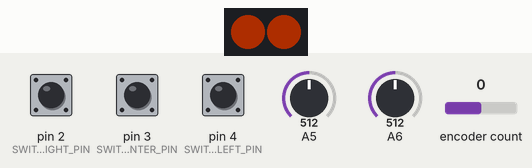
Recording of a sketch running on a simulated Arduino Nano, built with avr-gcc and run on an emulated ATmega328P. Shown: 2 RGB LEDs in strip order, left to right. Inputs (shaded band) come from the test bench; at power-on: pin 2 (SWITCH_RIGHT_PIN) LOW, pin 4 (SWITCH_LEFT_PIN) LOW, pin 3 (SWITCH_CENTER_PIN) LOW, A5 = 512, A6 = 512, encoder count 0. Dim RGB values are drawn brighter than linear; the strip is taken to match the declared colour order.

Above: at 1.2 s.
1.3 s: pin 2 (SWITCH_RIGHT_PIN) pulled HIGH for 1 s
At 2.45 s:
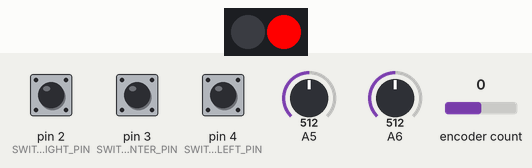
4.3 s: pin 4 (SWITCH_LEFT_PIN) pulled HIGH for 1 s
At 5.8 s:
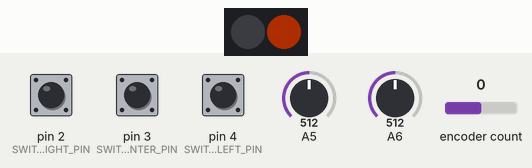
6.9 s: pin 2 (SWITCH_RIGHT_PIN) pulled HIGH for 3.2 s
At 8.3 s:
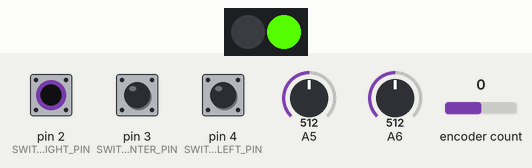
12.9 s: pin 3 (SWITCH_CENTER_PIN) pulled HIGH for 1 s
At 14.6 s:
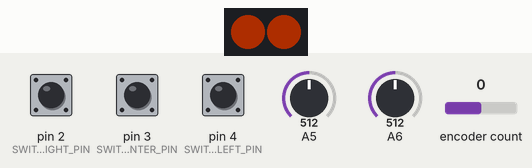
15.5 s: pin 4 (SWITCH_LEFT_PIN) pulled HIGH for 0.15 s
At 16.4 s:
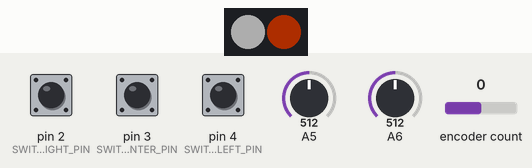
17.2 s: pin 3 (SWITCH_CENTER_PIN) pulled HIGH for 0.15 s
At 17.9 s:
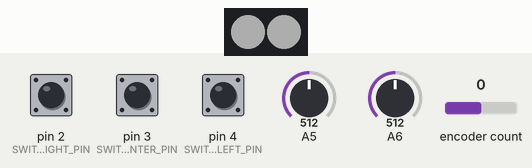
Timing chart, 0 to 19.9 s (numbered marks = the images above; inputs shaded):
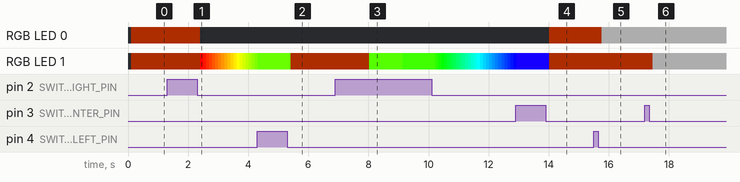

The sketch:

LED_Blade.ino
```cpp
#include <Adafruit_NeoPixel.h>
#include <Encoder.h>
#include "color.h"

#define LED_PIN           1
#define LED_NUM           2

#define SWITCH_LEFT_PIN   4
#define SWITCH_CENTER_PIN 3
#define SWITCH_RIGHT_PIN  2
#define NO_PUSH           0
#define SHORT_PUSH        1
#define LONG_PUSH         2

#define PIN_ENC_A         7
#define PIN_ENC_B         8

#define MODE_NORMAL       0
#define MODE_SHAKE        1
#define MODE_RYOURAN      2
#define MODE_CHANGE_THRESH  100

#define GYRO_THRESH       1000

//スイッチ用変数
unsigned short int mode = MODE_NORMAL;
unsigned short int left_switch_state = NO_PUSH;
unsigned short int center_switch_state = NO_PUSH;
unsigned short int right_switch_state = NO_PUSH;
short int color_main_index = 0;
short int color_sub_index = 0;

//ジャイロセンサ用変数
float GYRO_SENS = 0.67;//[mV/deg/s]
float GYRO_OFFSET = 1.44;//[V]
float gyro1 = 0.0;
float gyro2 = 0.0;

//エンコーダ用変数
volatile long oldPosition  = 0;
volatile long newPosition  = 0;
short int brightness = 50;

//繚乱モードのインターバル
short int interval = 100;

//エンコーダクラス
Encoder myEnc(PIN_ENC_A, PIN_ENC_B);

//マイコンLEDクラス
Adafruit_NeoPixel LED_Pixel = Adafruit_NeoPixel(LED_NUM,
                                                LED_PIN,
                                                NEO_RGB+NEO_KHZ800);
//LEDカラーライブラリクラス
COLORS colors;

//色のクラス
HSV HSV_Val;
RGB RGB_Val;

void setup() {
  // put your setup code here, to run once:
  Serial.begin(9600);

  pinMode(SWITCH_LEFT_PIN, INPUT);
  pinMode(SWITCH_CENTER_PIN, INPUT);
  pinMode(SWITCH_RIGHT_PIN, INPUT);

  HSV_Val.h=0;
  HSV_Val.s=1;
  HSV_Val.v=1;

  RGB_Val.r = 0;
  RGB_Val.g = 0;
  RGB_Val.b = 0;

  LED_Pixel.begin();
}

void loop() {
  // put your main code here, to run repeatedly:

  //左スイッチの押下時間のチェック
  if (digitalRead(SWITCH_LEFT_PIN)){
    left_switch_state = check_push_time(SWITCH_LEFT_PIN);
  }else{
    left_switch_state = NO_PUSH;
  }

  //センタースイッチの押下時間のチェック
  if (digitalRead(SWITCH_CENTER_PIN)){
    center_switch_state = check_push_time(SWITCH_CENTER_PIN);
  }else{
    center_switch_state = NO_PUSH;
  }

  //右スイッチの押下時間のチェック
  if (digitalRead(SWITCH_RIGHT_PIN)){
    right_switch_state = check_push_time(SWITCH_RIGHT_PIN);
  }else{
    right_switch_state = NO_PUSH;
  }

  //モードチェンジのチェック
  if (left_switch_state == LONG_PUSH){
    mode = MODE_SHAKE;
  }else if(right_switch_state == LONG_PUSH){
    mode = MODE_RYOURAN;
  }else if(center_switch_state == LONG_PUSH){
    mode = MODE_NORMAL;
  }else{
    //何もしない
  }

  //モードごとの対応
  if(mode == MODE_NORMAL){
    if (left_switch_state == SHORT_PUSH){
      color_sub_index = color_sub_index - 1;
    }else if (right_switch_state == SHORT_PUSH){
      color_sub_index = color_sub_index + 1;
    }else if (center_switch_state == SHORT_PUSH){
      color_main_index = color_sub_index;
    }else{
      //何もしない
    }

    //オーバーフロー防止
    if (color_sub_index < 0){
      color_sub_index = COLOR_NUM - 1;
    }

    if (color_sub_index >= COLOR_NUM){
      color_sub_index = 0;
    }

    //LEDの明るさを調整
    brightness = calc_bright_from_enc(brightness);
    //Serial.println(brightness);
    LED_Pixel.setBrightness(brightness);

    //LEDの色のセット
    LED_Pixel.setPixelColor(0,
                            colors.red[color_sub_index],
                            colors.green[color_sub_index],
                            colors.blue[color_sub_index]);//アドレス、GRBの順

    LED_Pixel.setPixelColor(1,
                            colors.red[color_main_index],
                            colors.green[color_main_index],
                            colors.blue[color_main_index]);//アドレス、GRBの順

    delay(100);

  }else if(mode == MODE_SHAKE){
    //ジャイロセンサの取得値が閾値を超えていたら、色を変える
    //Serial.println("Mode Gyro");

    //AD変換は3.3Vを1024分割している
    gyro1 = (analogRead(A5) / 1024.0) * 3.3 - GYRO_OFFSET;
    gyro1 = gyro1 * 1000 / GYRO_SENS;//[deg/s]

    gyro2 = (analogRead(A6) / 1024.0) * 3.3 - GYRO_OFFSET;
    gyro2 = gyro2 * 1000 / GYRO_SENS;//[deg/s]

    if (gyro1 > GYRO_THRESH || gyro2 > GYRO_THRESH){
      color_main_index = color_main_index + 1;
    }

    //オーバーフロー防止
    if (color_main_index < 0){
      color_main_index = COLOR_NUM - 1;
    }

    if (color_main_index >= COLOR_NUM){
      color_main_index = 0;
    }

    //LEDの明るさを調整
    brightness = calc_bright_from_enc(brightness);
    //Serial.println(brightness);
    LED_Pixel.setBrightness(brightness);

    LED_Pixel.setPixelColor(0, 0, 0, 0);//アドレス、GRBの順
    LED_Pixel.setPixelColor(1,
                            colors.red[color_main_index],
                            colors.green[color_main_index],
                            colors.blue[color_main_index]);//アドレス、GRBの順

    delay(100);
    /*
    Serial.print(gyro1);
    Serial.print(",");
    Serial.println(gyro2);
    */
  }else if(mode == MODE_RYOURAN){
    //色をグラデーションする
    HSV2RGB(&HSV_Val, &RGB_Val);

    HSV_Val.h = HSV_Val.h + 5;
    if(HSV_Val.h >= 360){
      HSV_Val.h = 0;
    }

    //Serial.println(interval);
    LED_Pixel.setBrightness(255);
    LED_Pixel.setPixelColor(0, 0, 0, 0);//アドレス、GRBの順
    LED_Pixel.setPixelColor(1, RGB_Val.r, RGB_Val.g, RGB_Val.b);//アドレス、GRBの順

    interval = calc_interval_from_enc(interval);
    delay(interval);
    //delay(10);
  }

  //LEDの点灯
  LED_Pixel.show();

  /*
  Serial.print("mode:");
  Serial.print(mode);
  Serial.print("switch:");
  Serial.print(left_switch_state);
  Serial.print(",");
  Serial.print(center_switch_state);
  Serial.print(",");
  Serial.println(right_switch_state);
  */
}

unsigned short int check_push_time(unsigned short int switch_num){
  unsigned short int tmp_check = 0;
  unsigned short int tmp_cnt = 0;
  unsigned short int push_state = NO_PUSH;
  int i = 0;

  for(i=0; i<MODE_CHANGE_THRESH; i++){
    tmp_check = digitalRead(switch_num);
    tmp_cnt = tmp_cnt + tmp_check;
    delay(10);
    if(tmp_check == 0){
      break;
    }
  }

  //Serial.println(tmp_cnt);

  if (tmp_cnt > ((float)MODE_CHANGE_THRESH / 2.0)){
    push_state = LONG_PUSH;
  }else if(tmp_cnt > 0 && tmp_cnt <= ((float)MODE_CHANGE_THRESH / 2.0)){
    push_state = SHORT_PUSH;
  }else{
    push_state = NO_PUSH;
  }

  return push_state;
}

short int calc_bright_from_enc(short int old_brightness){
  short int new_brightness;

  newPosition = myEnc.read();

  new_brightness = old_brightness;

  //ロータリーエンコーダの数値が変化した場合
   if (newPosition != oldPosition) {

   //回転方向が正方向だった場合brightness(明るさ)を1増やす
   //負方向だった場合brightnessを1減らす
    if (newPosition > oldPosition) {
      new_brightness = old_brightness + 20;
    } else {
      new_brightness = old_brightness - 20;
    }

    //brightnessを0-255に調整
    if (new_brightness > 255){
      new_brightness = 255;
    }else if(new_brightness < 0){
      new_brightness = 0;
    }

    // 前回位置oldPosition を現在位置newPosition に更新する
    oldPosition = newPosition;
   }

   return new_brightness;
}

short int calc_interval_from_enc(short int old_interval){
  short int new_interval;

  newPosition = myEnc.read();

  new_interval = old_interval;

  //ロータリーエンコーダの数値が変化した場合
   if (newPosition != oldPosition) {

   //回転方向が正方向だった場合brightness(明るさ)を1増やす
   //負方向だった場合brightnessを1減らす
    if (newPosition > oldPosition) {
      new_interval = old_interval + 10;
    } else {
      new_interval = old_interval - 10;
    }

    //brightnessを0-255に調整
    if (new_interval > 100){
      new_interval = 100;
    }else if(new_interval < 10){
      new_interval = 10;
    }

    // 前回位置oldPosition を現在位置newPosition に更新する
    oldPosition = newPosition;
   }

   return new_interval;
}

void HSV2RGB(HSV* hsv, RGB* rgb)
{
    double r, g, b ;
    double h = hsv->h;
    double s = hsv->s;
    double v = hsv->v;
    double c = s;
    double h2 = h / 60.;
    double x = c * (1 - fabs( fmod(h2,2)  -1 ));

    if (0 <= h2 && h2 < 1) r = c, g = x, b = 0;
    else if (1 <= h2 && h2 < 2) r = x, g = c, b = 0;
    else if (2 <= h2 && h2 < 3) r = 0, g = c, b = x;
    else if (3 <= h2 && h2 < 4) r = 0, g = x, b = c;
    else if (4 <= h2 && h2 < 5) r = x, g = 0, b = c;
    else if (5 <= h2 && h2 < 6) r = c, g = 0, b = x;
    else r = g = b = 0;
    r += (v - c);
    g += (v - c);
    b += (v - c);

    rgb->r = r*255;
    rgb->g = g*255;
    rgb->b = b*255;

    return;
}
```

color.h
```cpp
#define COLOR_NUM 12

typedef struct {
  unsigned short int red[COLOR_NUM] ={
    255,//オレンジ
    0,//水色
    255,//ピンク
    0,//黄緑
    0,//青
    255,//黄色
    255,//赤
    207,//steelblue
    255,//ショッキングピンク
    0,//うすい緑
    138,//紫
    255//白
  };

  unsigned short int green[COLOR_NUM] ={
    69,//オレンジ
    191,//水色
    105,//ピンク
    255,//黄緑
    0,//青
    255,//黄色
    0,//赤
    130,//steelblue
    0,//ショッキングピンク
    255,//うすい緑
    43,//紫
    255//白
  };

  unsigned short int blue[COLOR_NUM] ={
    0,//オレンジ
    255,//水色
    180,//ピンク
    127,//黄緑
    255,//青
    0,//黄色
    0,//赤
    180,//steelblue
    255,//ショッキングピンク
    255,//うすい緑
    226,//紫
    255//白
  };
}COLORS;

typedef struct
{
    double h, s, v;
}HSV;

typedef struct
{
    unsigned short int r, g, b;
}RGB;
```

Measured:
- after the input at 1.3 s, RGB LED 0: RGB(50, 13, 0) → off after 1.1 s; RGB LED 1: RGB(50, 13, 0) → RGB(255, 0, 0) after 1.1 s, → RGB(255, 21, 0) 0.10 s later, → RGB(255, 42, 0) 0.10 s later, → RGB(255, 63, 0) 0.10 s later, … (19 changes in this stretch)
- after the input at 6.9 s, RGB LED 1: RGB(50, 13, 0) → RGB(85, 255, 0) after 1.1 s, → RGB(63, 255, 0) 1.1 s later, → RGB(42, 255, 0) 1.1 s later, → RGB(21, 255, 0) 0.10 s later, … (29 changes in this stretch)
- after the input at 15.5 s, RGB LED 0: RGB(50, 13, 0) → RGB(50, 50, 50) after 0.26 s
- after the input at 17.2 s, RGB LED 1: RGB(50, 13, 0) → RGB(50, 50, 50) after 0.27 s
